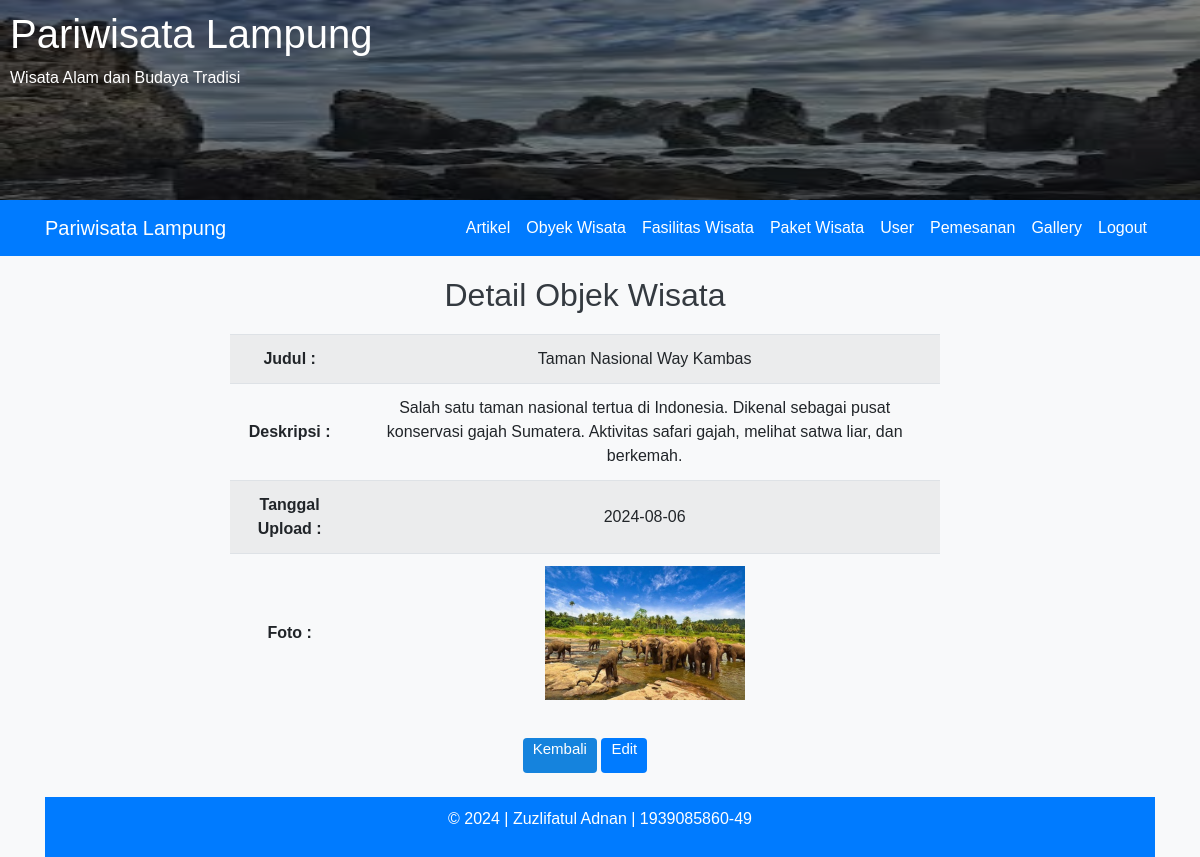
Page /admin/objekWisataDetail.php?id=8 (signed in) on the committed database.
### tables this page shows
CREATE TABLE `objekwisata` (
  `id` int(11) NOT NULL,
  `nama` varchar(255) NOT NULL,
  `deskripsi` text NOT NULL,
  `foto` varchar(255) NOT NULL,
  `tglUpload` date NOT NULL,
  `created_at` timestamp NULL DEFAULT NULL,
  `updated_at` timestamp NULL DEFAULT NULL
);

### admin/objekWisataDetail.php (the view, shortened to what this page needs)
<?php
include '../config/db.php';
if (isset($_GET['id'])) {
    $id = $_GET['id'];
    $sql = "SELECT * FROM objekwisata WHERE id = ?";
    $stmt = $conn->prepare($sql);
    $stmt->bind_param("i", $id);
    $stmt->execute();
    $result = $stmt->get_result();
    if ($result->num_rows > 0) {
        $row = $result->fetch_assoc();
    } else {
        echo "Objek Wisata not found.";
        exit();
    }
} else {
    echo "Invalid request.";
    exit();
}
?>
<!DOCTYPE html>
<html lang="en">
<head>
    <link href="../assets/css/bootstrap.min.css" rel="stylesheet">
    <link rel="stylesheet" href="../assets/css/jquery.dataTables.min.css">
    <link href="../assets/css/styles.css" rel="stylesheet">
    <link href="../assets/css/styles2.css" rel="stylesheet">
</head>
<body>
    <?php
    include '../templates/header.php';
    ?>
    <?php
    include '../templates/adminNav.php';
    ?>
    <div class="container content">
        <div class="row justify-content-center">
            <h2 class="text-center">Detail Objek Wisata</h2>
        </div>
        <div class="row justify-content-center">
            <div class="col-md-8">
                <table class="table table-striped">
                    <tbody>
                        <tr>
                            <th>Judul :</th>
                            <td><?php echo htmlspecialchars($row['nama']); ?></td>
                        </tr>
                        <tr>
                            <th>Deskripsi :</th>
                            <td><?php echo htmlspecialchars($row['deskripsi']); ?></td>
                        </tr>
                        <tr>
                            <th>Tanggal Upload :</th>
                            <td><?php echo htmlspecialchars($row['tglUpload']); ?></td>
                        </tr>
                        <tr>
                            <th>Foto :</th>
                            <td><img src="<?php echo $row['foto']; ?>" style="max-width: 200px; max-height: 200px;">
                            </td>
                        </tr>
                    </tbody>
                </table>
                <div class="text-center">
                    <a href="objekWisata.php" class="btn btn-secondary">Kembali</a>
                    <a href="objekWisataEdit.php?id=<?php echo $row['id']; ?>" class="btn btn-primary">Edit</a>
                </div>
            </div>
        </div>
        <br>
        <?php
        include '../templates/footer.php';
        ?>
</body>
</html>

### assets/css/styles.css (style rules this page uses)
.content { margin-top: 20px; }
.btn { height: 35px; background: #1583dd; border: 0; border-radius: 5px; color: #fff; font-size: 15px; cursor: pointer; transition: all .3s; margin-top: 10px; padding: 0px 10px; }

### assets/css/styles2.css (style rules this page uses)
body { background-color: #f8f9fa; font-family: Arial, sans-serif; }
.row { width: 100%; }
h2 { margin-bottom: 20px; color: #343a40; text-align: center; }
.btn { border-radius: 4px; }
.btn-primary { background-color: #007bff; border-color: #007bff; }
.table th, .table td { text-align: center; vertical-align: middle; }
.btn-primary { background-color: #007bff; border: none; }

### rows in the picture
objekwisata: nama "Taman Nasional Way Kambas", deskripsi "Salah satu taman nasional tertua di Indonesia. Dikenal sebagai pusat konservasi gajah Sumatera. Aktivitas safari gajah, melihat satwa liar, dan berkemah.", tglUpload "2024-08-06", foto (picture)
